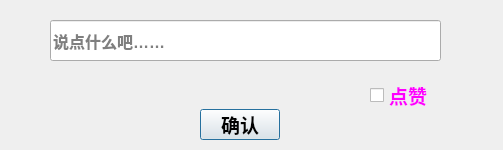
<?xml version="1.0" encoding="UTF-8"?>
<ui version="4.0">
 <class>like_and_comment</class>
 <widget class="QDialog" name="like_and_comment">
  <property name="geometry">
   <rect>
    <x>0</x>
    <y>0</y>
    <width>503</width>
    <height>150</height>
   </rect>
  </property>
  <property name="windowTitle">
   <string>Dialog</string>
  </property>
  <widget class="QPushButton" name="sure">
   <property name="geometry">
    <rect>
     <x>200</x>
     <y>109</y>
     <width>80</width>
     <height>31</height>
    </rect>
   </property>
   <property name="font">
    <font>
     <family>Arial</family>
     <pointsize>14</pointsize>
     <weight>75</weight>
     <bold>true</bold>
    </font>
   </property>
   <property name="text">
    <string>确认</string>
   </property>
  </widget>
  <widget class="QLineEdit" name="comment">
   <property name="geometry">
    <rect>
     <x>50</x>
     <y>20</y>
     <width>391</width>
     <height>41</height>
    </rect>
   </property>
   <property name="font">
    <font>
     <family>Arial</family>
     <pointsize>12</pointsize>
     <weight>75</weight>
     <bold>true</bold>
    </font>
   </property>
   <property name="placeholderText">
    <string>说点什么吧……</string>
   </property>
  </widget>
  <widget class="QCheckBox" name="like">
   <property name="geometry">
    <rect>
     <x>370</x>
     <y>80</y>
     <width>61</width>
     <height>31</height>
    </rect>
   </property>
   <property name="font">
    <font>
     <family>Arial</family>
     <pointsize>14</pointsize>
     <weight>75</weight>
     <bold>true</bold>
    </font>
   </property>
   <property name="styleSheet">
    <string notr="true">color: rgb(255, 0, 255);</string>
   </property>
   <property name="text">
    <string>点赞</string>
   </property>
  </widget>
 </widget>
 <resources/>
 <connections/>
</ui>
